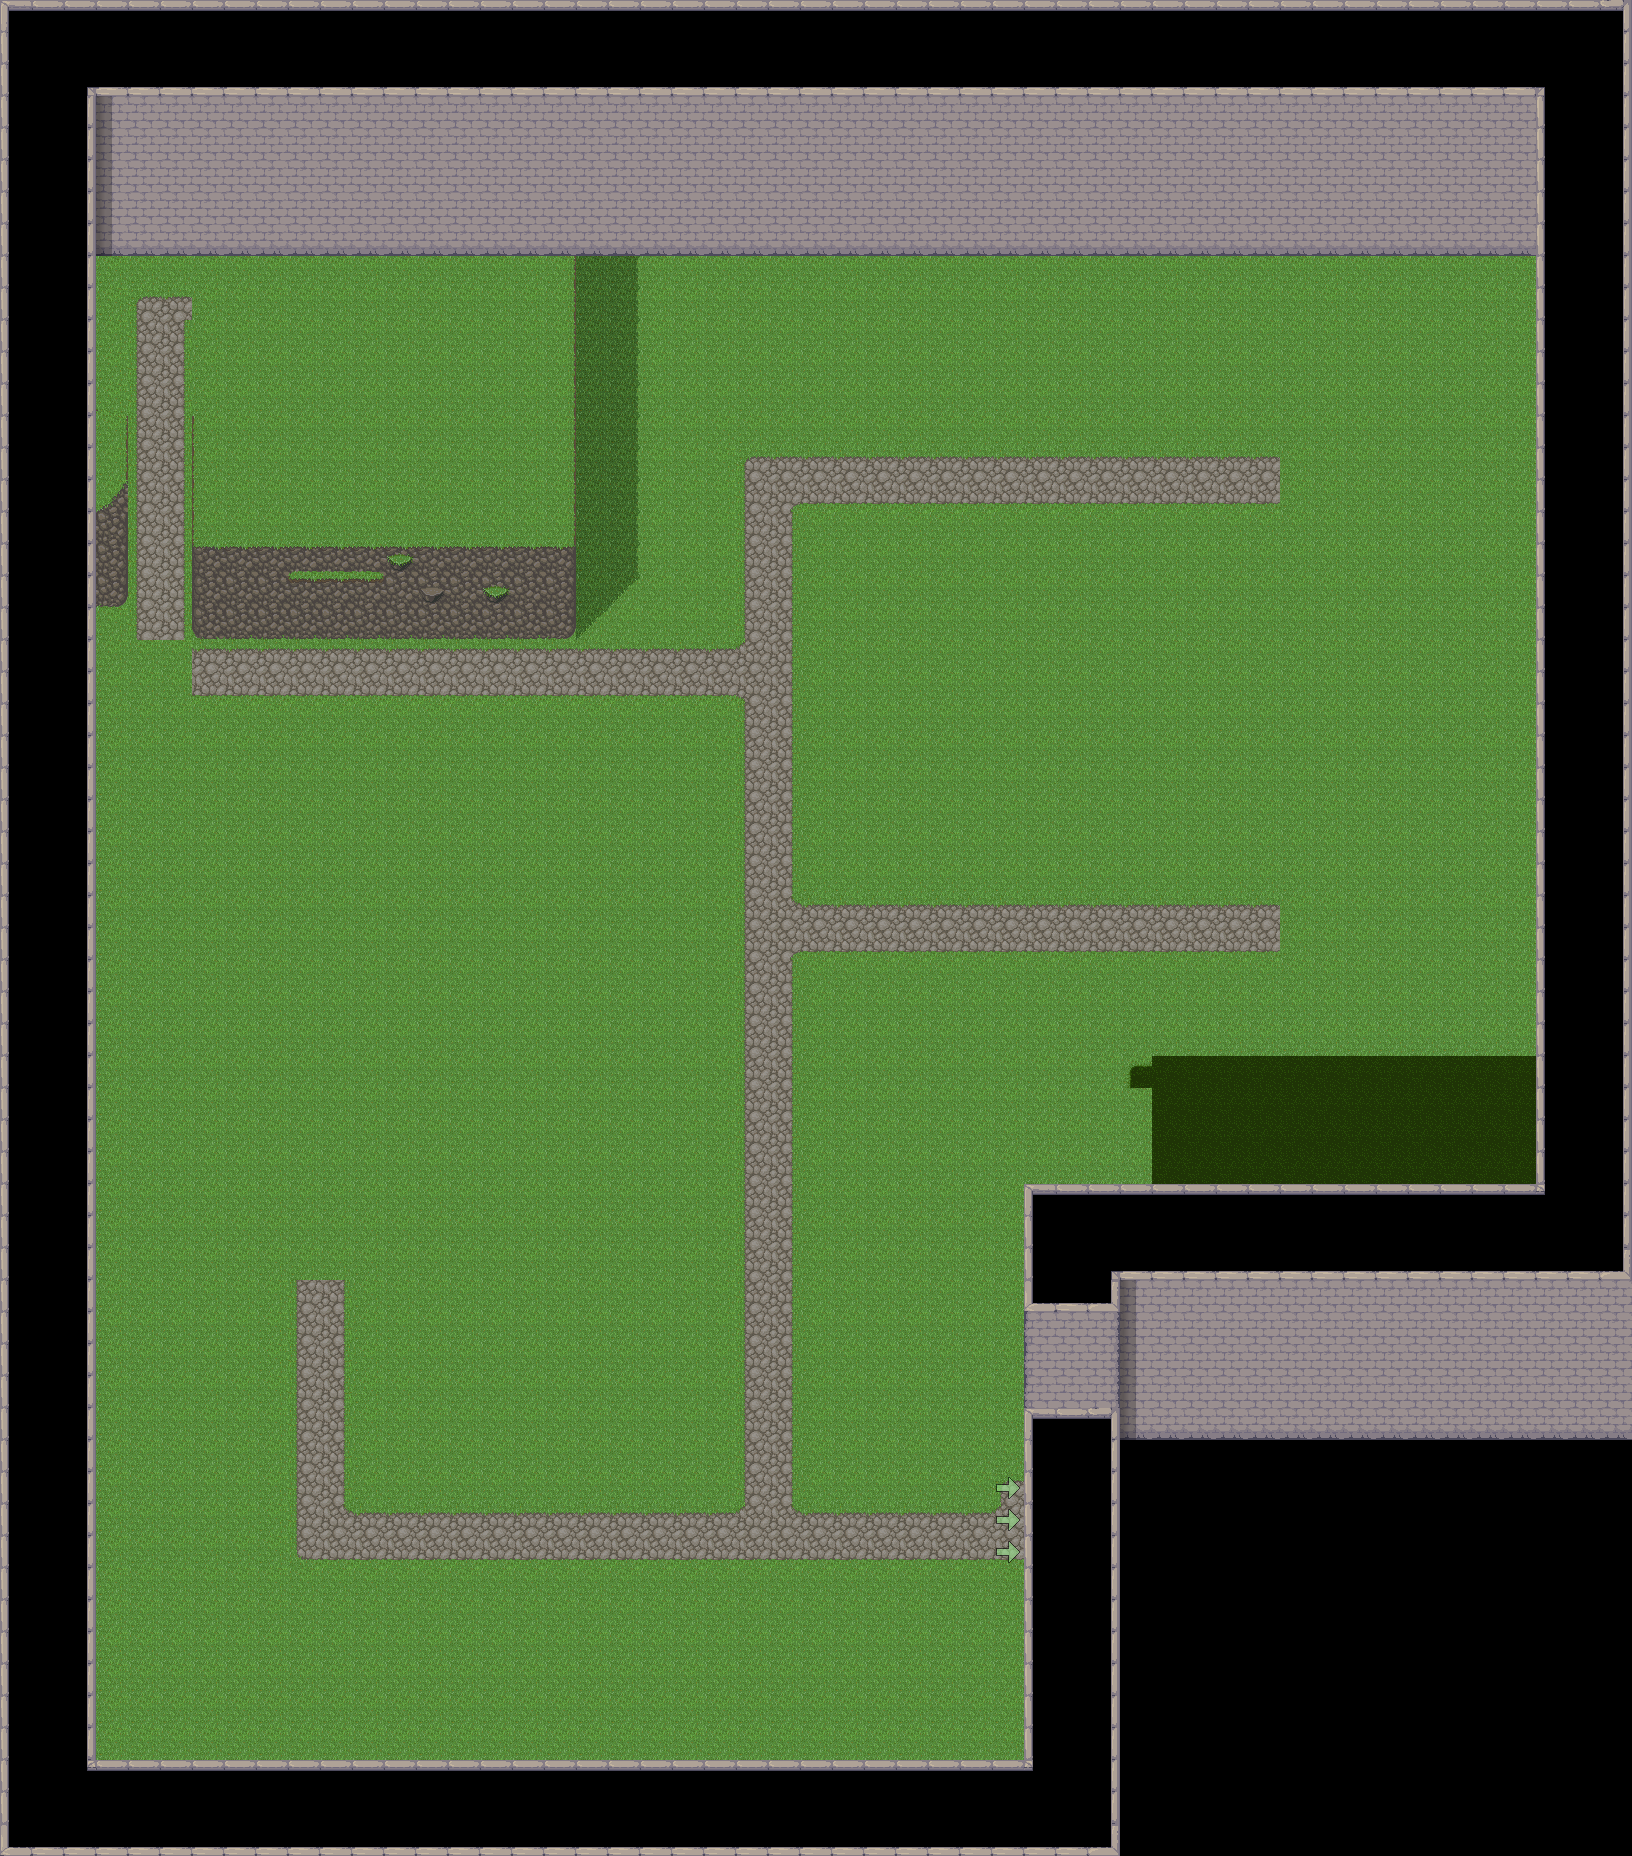

This is a level from a 2D game, rendered from its Tiled map with the project's own tilesets. A one-line summary and the map file follow, with tile-layer data summarised:
An orthogonal 51x58 tile map with 32x32 px tiles, 4 tile layers (bg, bg details, mid, foreground), 1 hidden layer not drawn, 3 tilesets.

<map version="1.11" tiledversion="1.11.2" orientation="orthogonal" renderorder="right-down" width="51" height="58" tilewidth="32" tileheight="32" infinite="0" nextlayerid="7" nextobjectid="1">
 <tileset firstgid="1" source="../../custom_tilesets/[Somewhere]Walls.tsx" />
 <tileset firstgid="161" source="../../Assorted_cc0/owlishmedia_pixel_tiles_cc0.tsx" />
 <tileset firstgid="609" source="../../custom_tilesets/[A]BouncingArrows.tsx" />
 <imagelayer id="6" name="ref" visible="0" offsetx="-32" offsety="-32">
  <image source="../../vtt-maps/district undecided (nw).png" width="1664" height="1888" />
 </imagelayer>
 <layer id="1" name="bg" width="51" height="58">
  <data>[2958 cells, 2750 non-empty, 54 distinct tile ids]</data>
 </layer>
 <layer id="2" name="bg details" width="51" height="58">
  <data>[2958 cells, 14 non-empty, 10 distinct tile ids]</data>
 </layer>
 <layer id="3" name="mid" width="51" height="58">
  <data>[2958 cells, 0 non-empty, 0 distinct tile ids]</data>
 </layer>
 <layer id="4" name="foreground" width="51" height="58">
  <data>[2958 cells, 129 non-empty, 9 distinct tile ids]</data>
 </layer>
 <objectgroup id="5" name="Object Layer 1" />
</map>
